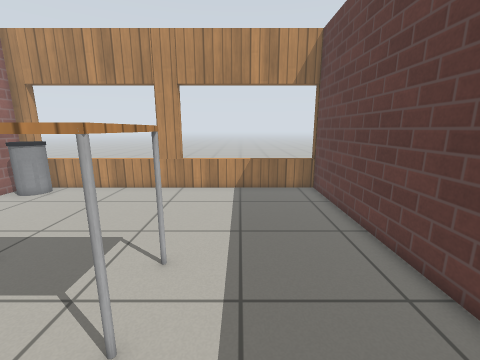
View 1 (above)

17 first-person views from a walk through a Gazebo world. The camera is 1 m above the floor, tilts 12° down and sees 90° across. The floor is counted in squares, 0.25 m on a side. Each view is taken from the middle of a square. On the plan, view 1 faces up. The plan holds only what a view shows up to about 20 squares ahead; the rest is blank. The place goes on beyond the plan. Robots are left out. Simple patterns stand in for the simulator's built-in surfaces. Simple shapes stand in for some stock models.

View 2
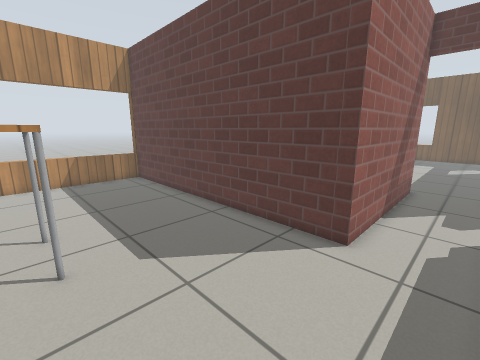

View 3
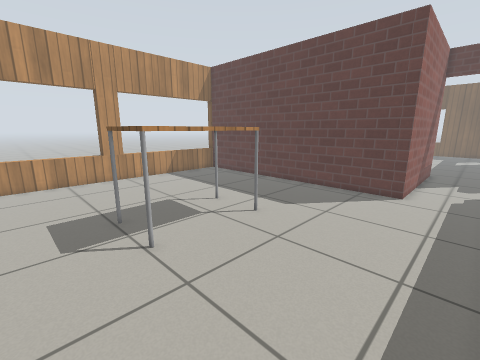

View 4
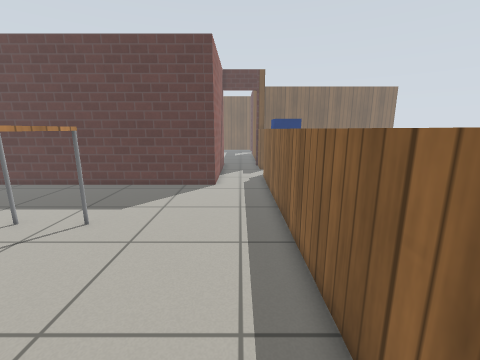

View 5
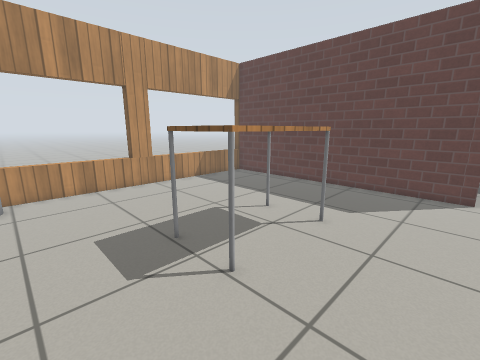

View 6
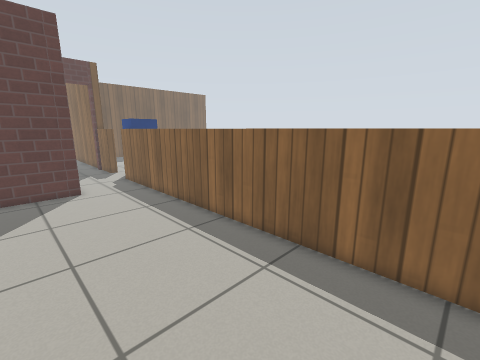

View 7
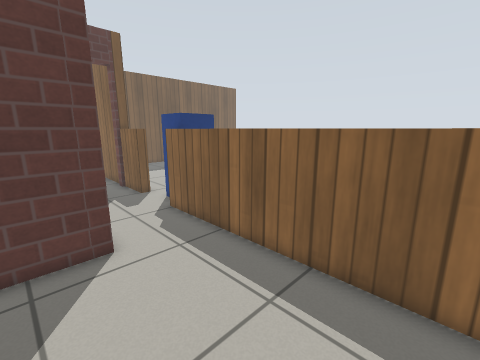

View 8
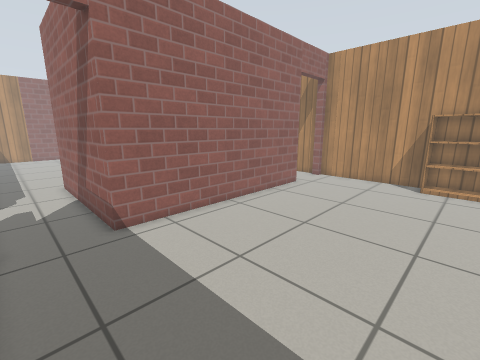

View 9
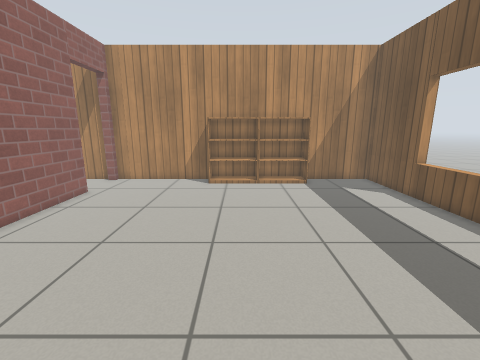

View 10
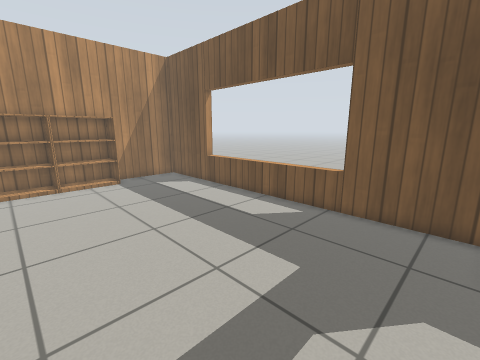

View 11
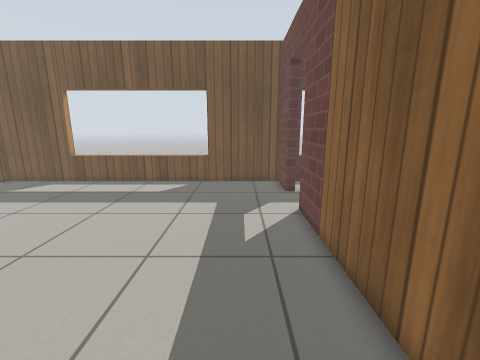

View 12
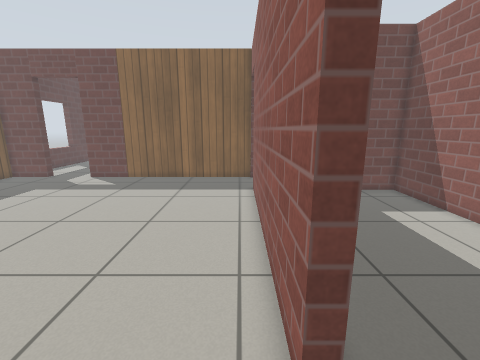

View 13
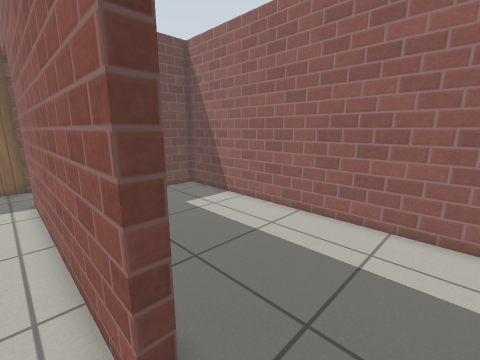

View 14
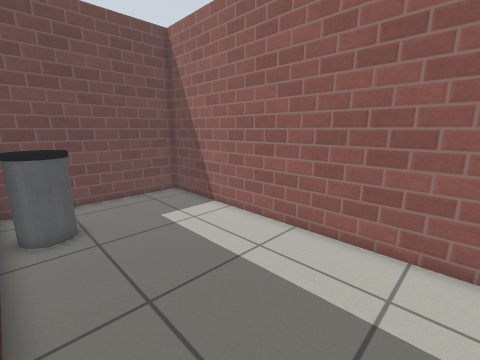

View 15
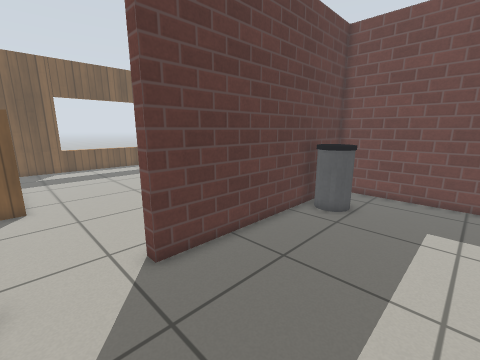

View 16
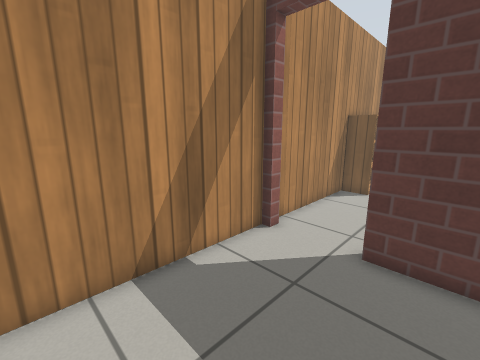

View 17
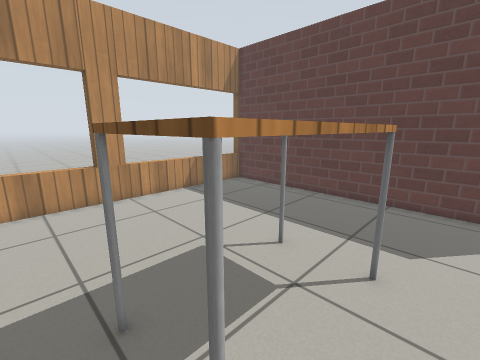

### Floor plan
Key: @ floor where view 1 was taken; # wall or solid block; . floor; D open door; = window, fence, low wall or low ledge; B bin; T table; P postbox; K bookshelf.
Columns run from 12 left of view 1 to 36 right of it. Each row starts with its distance up from view 1.
 17 =======##========#
 16 #======##========##################KKKKKKK######
 15 B................##........D.......KKKKKKKK....#
 14 .................##........D...................#
 13 .................##........D...................#
 12 .................##.......##...................#
 11 .................##....... #...................##
 10 .................##....... #...................==
  9 .................##....... #...................==
  8 .................##....... #...................==
  7 .....T   T.......##....... #...................==
  6 ....T     T......##....... #...................==
  5 ....T     T......##....... #...................==
  4 ....TT   TT......##......BB#...................==
  3 .....TTTTT.......##.....BBB#...................==
  2 .................##......B #...................==
  1  ................##....... #...................==
  0   ..........@....##....... #...................##
 -1 . ...............###########...................#
 -2  ..........................D...................#
 -3 ...........................D...................#
 -4 ...........................D...................#
 -5 =====================...===##############DDDD###
 -6                     PPP.=  #                .###
 -7                     P   ....                   =

Where each view was taken, in squares from view 1:
view 1: 0 up, 0 right, facing up
view 2: 4 down, 3 left, facing up-right
view 3: 4 down, 11 left, facing up-right
view 4: 3 down, 12 left, facing right
view 5: 1 down, 12 left, facing up-right
view 6: 2 up, 12 left, facing down-right
view 7: 1 up, 3 left, facing down-right
view 8: 4 down, 25 right, facing up-left
view 9: 3 down, 25 right, facing up
view 10: 4 down, 24 right, facing up-right
view 11: 2 down, 17 right, facing right
view 12: 15 up, 16 right, facing down
view 13: 15 up, 16 right, facing down-left
view 14: 14 up, 14 right, facing down-left
view 15: 15 up, 8 right, facing down-right
view 16: 10 up, 7 right, facing up-right
view 17: 2 up, 9 left, facing up-right
